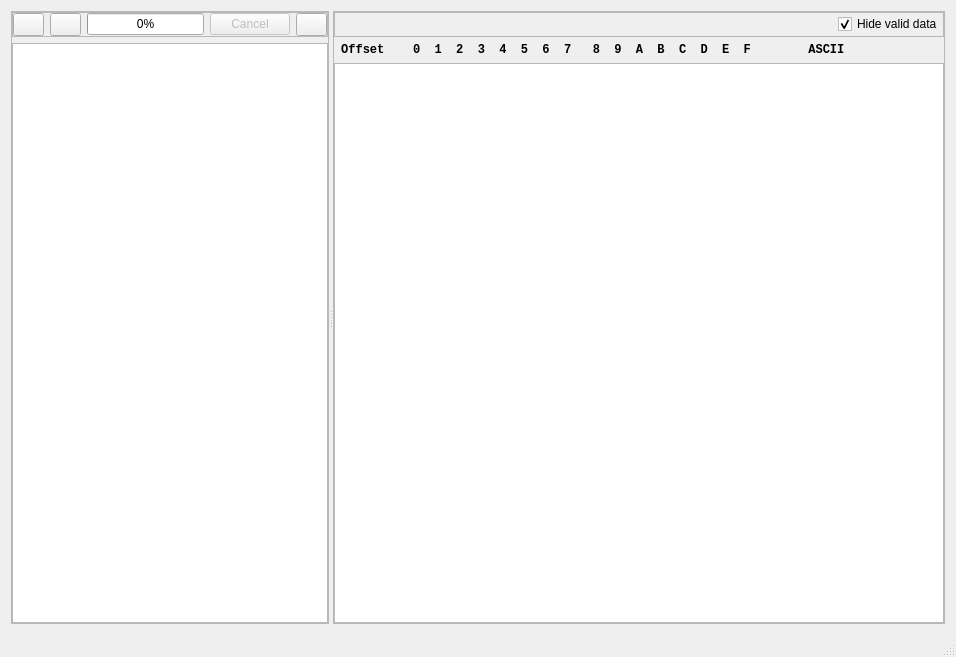
<?xml version="1.0" encoding="UTF-8"?>
<ui version="4.0">
 <class>MainWindow</class>
 <widget class="QMainWindow" name="MainWindow">
  <property name="geometry">
   <rect>
    <x>0</x>
    <y>0</y>
    <width>956</width>
    <height>657</height>
   </rect>
  </property>
  <property name="windowTitle">
   <string>VB 5/6 Parser</string>
  </property>
  <property name="windowIcon">
   <iconset resource="res.qrc">
    <normaloff>:/icons/res/ms_visual_studio.png</normaloff>:/icons/res/ms_visual_studio.png</iconset>
  </property>
  <widget class="QWidget" name="centralWidget">
   <layout class="QHBoxLayout" name="horizontalLayout">
    <item>
     <widget class="QSplitter" name="splitter">
      <property name="orientation">
       <enum>Qt::Horizontal</enum>
      </property>
      <widget class="QFrame" name="frame_3">
       <property name="sizePolicy">
        <sizepolicy hsizetype="Preferred" vsizetype="Preferred">
         <horstretch>0</horstretch>
         <verstretch>0</verstretch>
        </sizepolicy>
       </property>
       <property name="frameShape">
        <enum>QFrame::StyledPanel</enum>
       </property>
       <property name="frameShadow">
        <enum>QFrame::Raised</enum>
       </property>
       <layout class="QVBoxLayout" name="verticalLayout">
        <property name="leftMargin">
         <number>0</number>
        </property>
        <property name="topMargin">
         <number>0</number>
        </property>
        <property name="rightMargin">
         <number>0</number>
        </property>
        <property name="bottomMargin">
         <number>0</number>
        </property>
        <item>
         <widget class="QFrame" name="frame">
          <property name="sizePolicy">
           <sizepolicy hsizetype="Preferred" vsizetype="Preferred">
            <horstretch>0</horstretch>
            <verstretch>0</verstretch>
           </sizepolicy>
          </property>
          <property name="frameShape">
           <enum>QFrame::StyledPanel</enum>
          </property>
          <property name="frameShadow">
           <enum>QFrame::Raised</enum>
          </property>
          <layout class="QHBoxLayout" name="horizontalLayout_2">
           <property name="leftMargin">
            <number>0</number>
           </property>
           <property name="topMargin">
            <number>0</number>
           </property>
           <property name="rightMargin">
            <number>0</number>
           </property>
           <property name="bottomMargin">
            <number>0</number>
           </property>
           <item>
            <widget class="QPushButton" name="openFileButton">
             <property name="minimumSize">
              <size>
               <width>31</width>
               <height>23</height>
              </size>
             </property>
             <property name="maximumSize">
              <size>
               <width>31</width>
               <height>23</height>
              </size>
             </property>
             <property name="toolTip">
              <string>Add File</string>
             </property>
             <property name="icon">
              <iconset resource="res.qrc">
               <normaloff>:/icons/res/file.png</normaloff>:/icons/res/file.png</iconset>
             </property>
             <property name="flat">
              <bool>false</bool>
             </property>
            </widget>
           </item>
           <item>
            <widget class="QPushButton" name="openDirButton">
             <property name="minimumSize">
              <size>
               <width>31</width>
               <height>23</height>
              </size>
             </property>
             <property name="maximumSize">
              <size>
               <width>31</width>
               <height>23</height>
              </size>
             </property>
             <property name="toolTip">
              <string>Add files from folder</string>
             </property>
             <property name="icon">
              <iconset resource="res.qrc">
               <normaloff>:/icons/res/folder.png</normaloff>:/icons/res/folder.png</iconset>
             </property>
            </widget>
           </item>
           <item>
            <widget class="QProgressBar" name="progressBar">
             <property name="value">
              <number>0</number>
             </property>
             <property name="textVisible">
              <bool>true</bool>
             </property>
            </widget>
           </item>
           <item>
            <widget class="QPushButton" name="cancelButton">
             <property name="enabled">
              <bool>false</bool>
             </property>
             <property name="text">
              <string>Cancel</string>
             </property>
            </widget>
           </item>
           <item>
            <widget class="QPushButton" name="SettingButton">
             <property name="minimumSize">
              <size>
               <width>31</width>
               <height>23</height>
              </size>
             </property>
             <property name="maximumSize">
              <size>
               <width>31</width>
               <height>23</height>
              </size>
             </property>
             <property name="toolTip">
              <string>Settings</string>
             </property>
             <property name="icon">
              <iconset resource="res.qrc">
               <normaloff>:/icons/res/settings.png</normaloff>:/icons/res/settings.png</iconset>
             </property>
             <property name="checkable">
              <bool>false</bool>
             </property>
            </widget>
           </item>
          </layout>
         </widget>
        </item>
        <item>
         <widget class="QTreeWidget" name="fileTree">
          <property name="sizePolicy">
           <sizepolicy hsizetype="Expanding" vsizetype="Expanding">
            <horstretch>0</horstretch>
            <verstretch>0</verstretch>
           </sizepolicy>
          </property>
          <property name="contextMenuPolicy">
           <enum>Qt::CustomContextMenu</enum>
          </property>
          <attribute name="headerVisible">
           <bool>false</bool>
          </attribute>
          <column>
           <property name="text">
            <string>1</string>
           </property>
          </column>
         </widget>
        </item>
       </layout>
      </widget>
      <widget class="QFrame" name="frame_4">
       <property name="sizePolicy">
        <sizepolicy hsizetype="Preferred" vsizetype="Preferred">
         <horstretch>0</horstretch>
         <verstretch>0</verstretch>
        </sizepolicy>
       </property>
       <property name="minimumSize">
        <size>
         <width>562</width>
         <height>0</height>
        </size>
       </property>
       <property name="maximumSize">
        <size>
         <width>16777215</width>
         <height>16777215</height>
        </size>
       </property>
       <property name="frameShape">
        <enum>QFrame::StyledPanel</enum>
       </property>
       <property name="frameShadow">
        <enum>QFrame::Raised</enum>
       </property>
       <layout class="QVBoxLayout" name="verticalLayout_2">
        <property name="leftMargin">
         <number>0</number>
        </property>
        <property name="topMargin">
         <number>0</number>
        </property>
        <property name="rightMargin">
         <number>0</number>
        </property>
        <property name="bottomMargin">
         <number>0</number>
        </property>
        <item>
         <widget class="QFrame" name="hexTableOptionsFrame">
          <property name="sizePolicy">
           <sizepolicy hsizetype="Preferred" vsizetype="Preferred">
            <horstretch>0</horstretch>
            <verstretch>4</verstretch>
           </sizepolicy>
          </property>
          <property name="minimumSize">
           <size>
            <width>0</width>
            <height>25</height>
           </size>
          </property>
          <property name="maximumSize">
           <size>
            <width>16777215</width>
            <height>25</height>
           </size>
          </property>
          <property name="frameShape">
           <enum>QFrame::StyledPanel</enum>
          </property>
          <property name="frameShadow">
           <enum>QFrame::Raised</enum>
          </property>
          <layout class="QHBoxLayout" name="horizontalLayout_3">
           <property name="leftMargin">
            <number>0</number>
           </property>
           <property name="topMargin">
            <number>0</number>
           </property>
           <property name="rightMargin">
            <number>0</number>
           </property>
           <property name="bottomMargin">
            <number>0</number>
           </property>
           <item>
            <spacer name="horizontalSpacer_2">
             <property name="orientation">
              <enum>Qt::Horizontal</enum>
             </property>
             <property name="sizeHint" stdset="0">
              <size>
               <width>40</width>
               <height>20</height>
              </size>
             </property>
            </spacer>
           </item>
           <item>
            <widget class="QCheckBox" name="leakMaskCheckBox">
             <property name="text">
              <string>Hide valid data</string>
             </property>
             <property name="checked">
              <bool>true</bool>
             </property>
            </widget>
           </item>
          </layout>
         </widget>
        </item>
        <item>
         <widget class="QLabel" name="labelHexHeader">
          <property name="font">
           <font>
            <family>Courier New</family>
            <weight>75</weight>
            <bold>true</bold>
           </font>
          </property>
          <property name="text">
           <string> Offset    0  1  2  3  4  5  6  7   8  9  A  B  C  D  E  F        ASCII</string>
          </property>
         </widget>
        </item>
        <item>
         <widget class="QTextEdit" name="infoTextEdit">
          <property name="sizePolicy">
           <sizepolicy hsizetype="Expanding" vsizetype="Expanding">
            <horstretch>0</horstretch>
            <verstretch>0</verstretch>
           </sizepolicy>
          </property>
          <property name="minimumSize">
           <size>
            <width>560</width>
            <height>0</height>
           </size>
          </property>
          <property name="maximumSize">
           <size>
            <width>16777215</width>
            <height>16777215</height>
           </size>
          </property>
          <property name="font">
           <font>
            <family>Courier New</family>
           </font>
          </property>
          <property name="lineWrapMode">
           <enum>QTextEdit::NoWrap</enum>
          </property>
          <property name="readOnly">
           <bool>true</bool>
          </property>
          <property name="html">
           <string>&lt;!DOCTYPE HTML PUBLIC &quot;-//W3C//DTD HTML 4.0//EN&quot; &quot;http://www.w3.org/TR/REC-html40/strict.dtd&quot;&gt;
&lt;html&gt;&lt;head&gt;&lt;meta name=&quot;qrichtext&quot; content=&quot;1&quot; /&gt;&lt;style type=&quot;text/css&quot;&gt;
p, li { white-space: pre-wrap; }
&lt;/style&gt;&lt;/head&gt;&lt;body style=&quot; font-family:'Courier New'; font-size:8.25pt; font-weight:400; font-style:normal;&quot;&gt;
&lt;p style=&quot;-qt-paragraph-type:empty; margin-top:0px; margin-bottom:0px; margin-left:0px; margin-right:0px; -qt-block-indent:0; text-indent:0px; font-size:8pt;&quot;&gt;&lt;br /&gt;&lt;/p&gt;&lt;/body&gt;&lt;/html&gt;</string>
          </property>
         </widget>
        </item>
       </layout>
      </widget>
     </widget>
    </item>
   </layout>
  </widget>
  <widget class="QStatusBar" name="statusBar"/>
 </widget>
 <layoutdefault spacing="6" margin="11"/>
 <resources>
  <include location="res.qrc"/>
 </resources>
 <connections/>
</ui>
